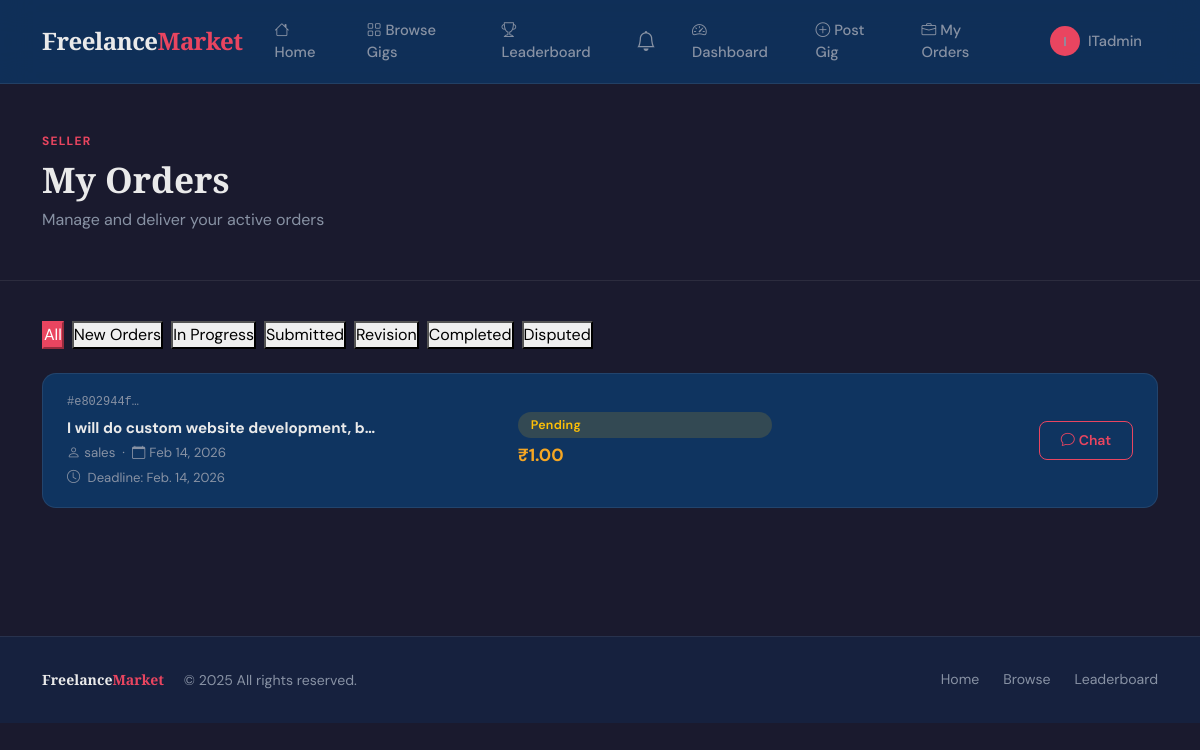
Before: /orders/seller/ (signed in) with the older database file.
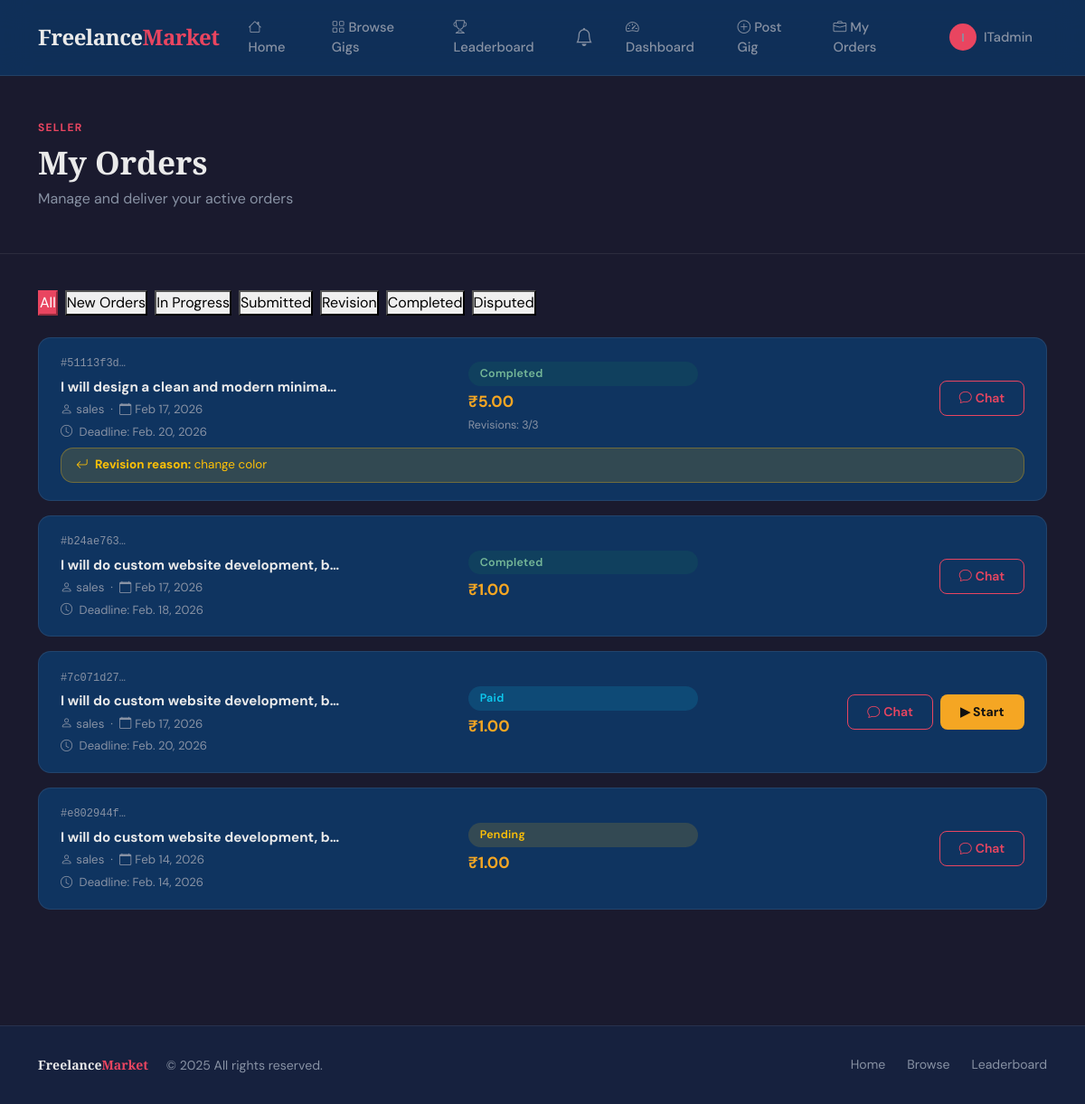
After: the same page with the newer database file.
### orders/models.py (models this page shows, shortened)
class Order(models.Model):
    class Status(models.TextChoices):
        PENDING = "PENDING", "Pending"
        PAID = "PAID", "Paid"
        IN_PROGRESS = "IN_PROGRESS", "In Progress"
        SUBMITTED = "SUBMITTED", "Submitted"
        REVISION = "REVISION", "Revision Requested"
        COMPLETED = "COMPLETED", "Completed"
        DISPUTED = "DISPUTED", "Disputed"
        OVERDUE = "OVERDUE", "Overdue"
        CANCELLED = "CANCELLED", "cancelled"
    order_id = models.UUIDField(
        primary_key=True,
        default=uuid.uuid4,
        editable=False
    )
    buyer = models.ForeignKey(
        settings.AUTH_USER_MODEL,
        on_delete=models.CASCADE,
        related_name='orders'
    )
    gig = models.ForeignKey(
        'gigs.Gig',
        on_delete=models.CASCADE,
        related_name='orders'
    )
    amount = models.DecimalField(max_digits=10, decimal_places=2, default=0)
    requirements = models.TextField(blank=True, null=True)
    deadline = models.DateField(blank=True, null=True)
    escrow_amount = models.DecimalField(max_digits=8, decimal_places=2, default=0)
    is_released = models.BooleanField(default=False)
    payment_id = models.CharField(max_length=200, blank=True, null=True)
    status = models.CharField(
        max_length=20,
        choices=Status.choices,
        default=Status.PENDING
    )
    created_at = models.DateTimeField(auto_now_add=True)
    started_at = models.DateTimeField(blank=True, null=True)
    completed_at = models.DateTimeField(blank=True, null=True)
    revision_count = models.IntegerField(default=0)
    max_revisions = models.IntegerField(default=3)
    revision_reason = models.TextField(blank=True, null=True)
    is_overdue = models.BooleanField(default=False)
    penalty_amount = models.DecimalField(
        max_digits=8,
        decimal_places=2,
        default=0
    )
    system_note = models.TextField(blank=True, null=True)
    cancelled_at = models.DateTimeField(blank=True, null=True)
    cancellation_reason = models.TextField(blank=True, null=True)
    class Meta:
        ordering = ['-created_at']

### gigs/models.py (models this page shows, shortened)
class Gig(models.Model):
    seller = models.ForeignKey(
        settings.AUTH_USER_MODEL,
        on_delete=models.CASCADE,
        related_name='gigs'
    )
    title = models.CharField(max_length=200, db_index=True)
    slug = models.SlugField(unique=True, blank=True)
    description = models.TextField()
    price = models.DecimalField(
        max_digits=8,
        decimal_places=2
    )
    image = models.ImageField(
        upload_to='gigs/',
        blank=True,
        null=True
    )
    is_active = models.BooleanField(default=True)
    created_at = models.DateTimeField(auto_now_add=True)
    updated_at = models.DateTimeField(auto_now=True)

### accounts/models.py (models this page shows, shortened)
class User(AbstractUser):
    class Roles(models.TextChoices):
        BUYER = "buyer", "Buyer"
        SELLER = "seller", "Seller"
    role = models.CharField(
        max_length=10,
        choices=Roles.choices,
        default=Roles.BUYER,
        db_index=True
    )
    bio = models.TextField(null=True)  # null not needed for TextField
    profile_pic = models.ImageField(
        upload_to='profiles/',
        blank=True,
        null=True
    )
    created_at = models.DateTimeField(auto_now_add=True)
    updated_at = models.DateTimeField(auto_now=True)

### orders/views.py (the view)
# urls.py: path('seller/', views.seller_orders, name='seller_orders'),
@login_required
def seller_orders(request):
    orders = Order.objects.filter(gig__seller=request.user)
    return render(request, "orders/seller_orders.html", {"orders": orders})

### orders/templates/orders/seller_orders.html (shortened to what the changed rows need)
{% extends 'base.html' %}
{% block content %}
<div class="page-header">
    <div class="container">
        <h1>My Orders</h1>
    </div>
</div>
<div class="container pb-5">
    {% if orders %}
    <div class="row g-3" id="ordersGrid">
        {% for order in orders %}
        <div class="col-12 order-card-wrap" data-status="{{ order.status }}">
            <div class="fm-card" style="padding:1.2rem 1.5rem;">
                <div class="row align-items-center g-3">
                    <div class="col-md-5">
                        <div style="font-family:monospace;font-size:0.75rem;color:var(--text-muted);margin-bottom:0.3rem;">
                            #{{ order.order_id|stringformat:"s"|slice:":8" }}…
                        </div>
                        <a href="{% url 'gig_detail' order.gig.slug %}" style="font-weight:700;color:var(--text-main);text-decoration:none;font-size:0.95rem;">
                            {{ order.gig.title|truncatechars:40 }}
                        </a>
                        <div style="color:var(--text-muted);font-size:0.83rem;margin-top:0.2rem;">
                            <i class="bi bi-person me-1"></i>{{ order.buyer.username }}
                            &nbsp;·&nbsp;
                            <i class="bi bi-calendar me-1"></i>{{ order.created_at|date:"M d, Y" }}
                        </div>
                        {% if order.deadline %}
                        <div style="font-size:0.82rem;margin-top:0.3rem;">
                            <i class="bi bi-clock me-1" style="color:{% if order.is_overdue %}var(--accent){% else %}var(--text-muted){% endif %};"></i>
                            <span style="color:{% if order.is_overdue %}var(--accent){% else %}var(--text-muted){% endif %};">
                                Deadline: {{ order.deadline }}{% if order.is_overdue %} – OVERDUE{% endif %}
                            </span>
                        </div>
                        {% endif %}
                    </div>
                    <div class="col-md-3 d-flex flex-column gap-1">
                        <span class="status-badge status-{{ order.status }}">{{ order.get_status_display }}</span>
                        <span style="color:var(--accent2);font-weight:700;font-size:1.1rem;">₹{{ order.amount }}</span>
                        {% if order.revision_count > 0 %}
                        <span style="font-size:0.78rem;color:var(--text-muted);">Revisions: {{ order.revision_count }}/{{ order.max_revisions }}</span>
                        {% endif %}
                    </div>
                    <div class="col-md-4 d-flex flex-wrap gap-2 justify-content-md-end">
                        <a href="{% url 'order_chat' order.order_id %}" class="btn btn-sm btn-outline-accent">
                            <i class="bi bi-chat me-1"></i>Chat
                        </a>
                        {% if order.status == 'PAID' %}
                        <form method="post" action="{% url 'start_order' order.order_id %}">
                            <button class="btn btn-sm btn-gold">▶ Start</button>
                        </form>
                        {% endif %}
                    </div>
                </div>
                {% if order.revision_reason %}
                <div class="alert alert-warning mt-2 mb-0 py-2" style="font-size:0.84rem;">
                    <i class="bi bi-arrow-return-left me-1"></i>
                    <strong>Revision reason:</strong> {{ order.revision_reason }}
                </div>
                {% endif %}
            </div>
        </div>
        {% endfor %}
    </div>
    {% endif %}
</div>
{% endblock %}

Changed rows visible on the page:
added Order: order_id "51113f3d", gig "I will design a clean and modern minima…", buyer.username "sales", created_at "Feb 17, 2026", is_overdue False (drawn), deadline "Feb. 20, 2026", status "Completed", amount "5.00", revision_count "3", max_revisions "3", revision_reason "change color"
added Order: order_id "b24ae763", gig "I will do custom website development, b…", buyer.username "sales", created_at "Feb 17, 2026", is_overdue False (drawn), deadline "Feb. 18, 2026", status "Completed", amount "1.00"
added Order: order_id "7c071d27", gig "I will do custom website development, b…", buyer.username "sales", created_at "Feb 17, 2026", is_overdue False (drawn), deadline "Feb. 20, 2026", status "Paid", amount "1.00", shows "▶ Start"
